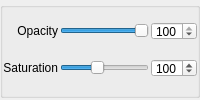
        <widget class="QGroupBox" name="bez_opacity_saturation_groupBox">
          <property name="styleSheet">
            <string notr="true">
              QGroupBox {
              margin-bottom: 2px; margin-top: 2px;
              }
              QGroupBox::title {background: qlineargradient(x1: 0, y1: 0, x2: 0, y2: 1, stop: 0 #E1E1E1, stop: 0.4 #DDDDDD,stop: 0.5 #D8D8D8, stop: 1.0 #D3D3D3);border: 2px solid #C4C4C3; border-bottom-color: #C2C7CB; border-top-left-radius: 4px; border-top-right-radius: 4px; min-width: 8ex; padding: 1px; color: #222222;}
            </string>
          </property>
          <property name="enabled">
            <bool>true</bool>
          </property>
          <!-- <property name="title">
            <string>Opacity and Saturation</string>
          </property> -->
          <layout class="QGridLayout" name="bez_opacity_saturation_gridLayout">
            <property name="leftMargin">
              <number>2</number>
            </property>
            <property name="topMargin">
              <number>2</number>
            </property>
            <property name="rightMargin">
              <number>2</number>
            </property>
            <property name="bottomMargin">
              <number>2</number>
            </property>
            <property name="spacing">
              <number>2</number>
            </property>

            <!-- opacity label -->
            <item row="0" column="0">
              <widget class="QLabel" name="bez_opacity_label">
                <property name="text">
                  <string>Opacity</string>
                </property>
                <property name="alignment">
                  <set>Qt::AlignRight|Qt::AlignTrailing|Qt::AlignVCenter</set>
                </property>
                <property name="wordWrap">
                  <bool>false</bool>
                </property>
              </widget>
            </item>

            <!-- opacity slider -->
            <item row="0" column="1">
              <widget class="QSlider" name="bez_opacity_slider">
                <property name="styleSheet">
                  <string notr="true">QSlider::groove:horizontal {border-image: url(:/img/slider_gray.png)0 18 0 18;}</string>
                </property>
                <property name="sizePolicy">
                  <sizepolicy hsizetype="Preferred" vsizetype="Preferred">
                    <horstretch>1</horstretch>
                    <verstretch>0</verstretch>
                  </sizepolicy>
                </property>
                <property name="minimumSize">
                  <size>
                    <width>0</width>
                    <height>0</height>
                  </size>
                </property>
                <property name="maximumSize">
                  <size>
                    <width>32767</width>
                    <height>18</height>
                  </size>
                </property>
                <property name="minimum">
                  <number>0</number>
                </property>
                <property name="maximum">
                  <number>100</number>
                </property>
                <property name="value">
                  <number>100</number>
                </property>
                <property name="singleStep">
                  <number>1</number>
                </property>
                <property name="pageStep">
                  <number>10</number>
                </property>
                <property name="lineStep" stdset="0">
                  <number>10</number>
                </property>
                <property name="orientation">
                  <enum>Qt::Horizontal</enum>
                </property>
              </widget>
            </item>

            <!-- opacity edit -->
            <item row="0" column="2">
              <widget class="QSpinBox" name="bez_opacity_edit">
                <property name="sizePolicy" >
                  <sizepolicy vsizetype="Preferred" hsizetype="Preferred" >
                    <horstretch>1</horstretch>
                    <verstretch>0</verstretch>
                  </sizepolicy>
                </property>
                <property name="minimumSize" >
                  <size>
                    <width>46</width>
                    <height>18</height>
                  </size>
                </property>
                <property name="maximumSize" >
                  <size>
                    <width>46</width>
                    <height>18</height>
                  </size>
                </property>
                <property name="minimum" >
                  <number>0</number>
                </property>
                <property name="maximum" >
                  <number>100</number>
                </property>
                <property name="alignment" >
                  <set>Qt::AlignRight|Qt::AlignTrailing|Qt::AlignVCenter</set>
                </property>
                <property name="value" >
                  <number>100</number>
                </property>
              </widget>
            </item>

            <!-- saturation label -->
            <item row="1" column="0">
              <widget class="QLabel" name="bez_saturation_label">
                <property name="text">
                  <string>Saturation</string>
                </property>
                <property name="alignment">
                  <set>Qt::AlignRight|Qt::AlignTrailing|Qt::AlignVCenter</set>
                </property>
                <property name="wordWrap">
                  <bool>false</bool>
                </property>
              </widget>
            </item>

            <!-- saturation slider -->
            <item row="1" column="1">
              <widget class="QSlider" name="bez_saturation_slider">
                <property name="styleSheet">
                  <string notr="true">QSlider::groove:horizontal {border-image: url(:/img/slider_saturation.png)0 18 0 18;}</string>
                </property>
                <property name="sizePolicy">
                  <sizepolicy hsizetype="Preferred" vsizetype="Fixed">
                    <horstretch>1</horstretch>
                    <verstretch>0</verstretch>
                  </sizepolicy>
                </property>
                <property name="minimumSize">
                  <size>
                    <width>0</width>
                    <height>0</height>
                  </size>
                </property>
                <property name="maximumSize">
                  <size>
                    <width>32767</width>
                    <height>18</height>
                  </size>
                </property>
                <property name="minimum">
                  <number>0</number>
                </property>
                <property name="maximum">
                  <number>250</number>
                </property>
                <property name="singleStep">
                  <number>1</number>
                </property>
                <property name="value">
                  <number>100</number>
                </property>
                <property name="lineStep" stdset="0">
                  <number>10</number>
                </property>
                <property name="pageStep">
                  <number>10</number>
                </property>
                <property name="orientation">
                  <enum>Qt::Horizontal</enum>
                </property>
              </widget>
            </item>

            <!-- saturation edit -->
            <item row="1" column="2">
              <widget class="QSpinBox" name="bez_saturation_edit">
                <property name="sizePolicy" >
                  <sizepolicy vsizetype="Preferred" hsizetype="Preferred" >
                    <horstretch>1</horstretch>
                    <verstretch>0</verstretch>
                  </sizepolicy>
                </property>
                <property name="minimumSize" >
                  <size>
                    <width>46</width>
                    <height>18</height>
                  </size>
                </property>
                <property name="maximumSize" >
                  <size>
                    <width>46</width>
                    <height>18</height>
                  </size>
                </property>
                <property name="minimum" >
                  <number>0</number>
                </property>
                <property name="maximum" >
                  <number>250</number>
                </property>
                <property name="alignment" >
                  <set>Qt::AlignRight|Qt::AlignTrailing|Qt::AlignVCenter</set>
                </property>
                <property name="value" >
                  <number>100</number>
                </property>
              </widget>
            </item>

          </layout>
        </widget>
